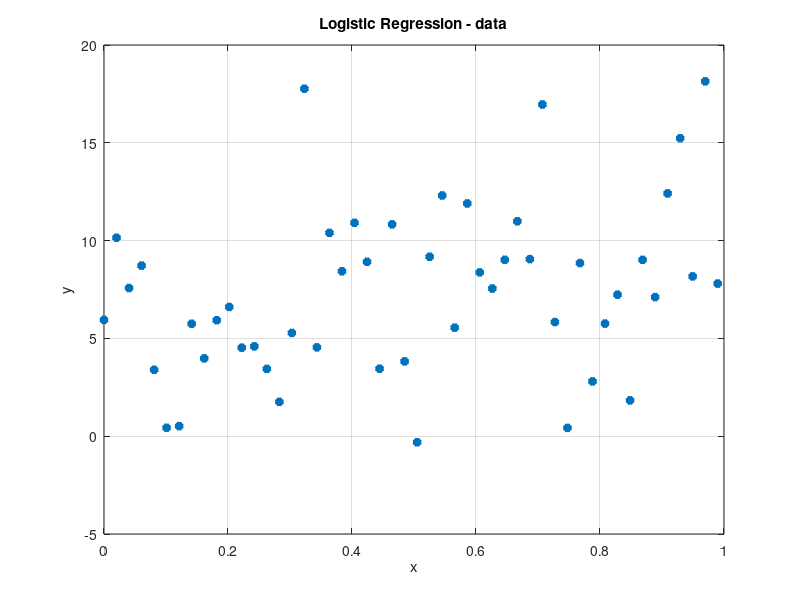

Reproduce this figure in MATLAB. (Note: this script raises an error after producing the figure.)
clear all %#ok
close all
clc
num_elements = 100;
a = 7;
b = 5;
c = 4;
x = linspace(0, 1, num_elements);
y = a * x + b * randn(1, num_elements);
y = y + c;
x1 = x(1, 1:2:end);
x2 = x(1, 2:2:end);
y1 = y(1, 1:2:end);
y2 = y(1, 2:2:end);
Y = y1';
X = x1';
X = [X ones(size(X))];
x = x1;
y = y1;

%%%%%%%%%%%%%%%%%%%%%%%%%%%%%%%%%%%%%%%%%%%%%%%%%%%%%%%%%%%%

figure(1)
plot(x, y, '*', 'LineWidth', 3);grid;hold;
xlabel('x');ylabel('y');
% plot(x,ye1,'k','LineWidth',3);
title('Logistic Regression - data');

%%%%%%%%%%%%%%%%%%%%%%%%%%%%%%%%%%%%%%%%%%%%%%%%%%%%%%%%%%%%

log_fun=@(x_in) 1./(1+exp(-x_in));
alpha_optim = glmfit(x1,y1','binomial');

%%%%%%%%%%%%%%%%%%%%%%%%%%%%%%%%%%%%%%%%%%%%%%%%%%%%%%%%%%%%

ye1 = log_fun(alpha_optim(1)+alpha_optim(2)*x1);